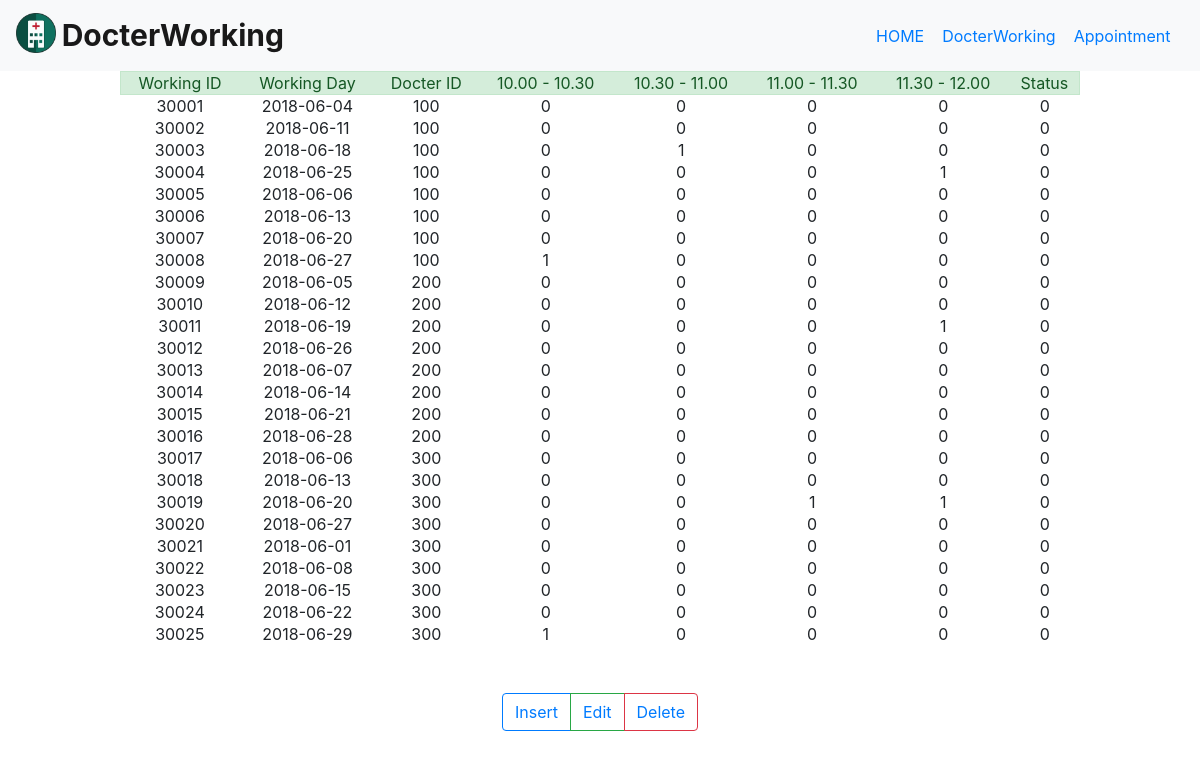
Screenshot of /Appoinement/manageDocterWorking.php with the database file from the repository.
### tables this page shows
CREATE TABLE `docterworking` (
  `docterWorking_id` int(5) NOT NULL,
  `docterWorking_day` varchar(50) NOT NULL,
  `docter_id` int(3) NOT NULL,
  `docterWorking_1000_1030` int(1) NOT NULL,
  `docterWorking_1030_1100` int(1) NOT NULL,
  `docterWorking_1100_1130` int(1) NOT NULL,
  `docterWorking_1130_1200` int(1) NOT NULL,
  `docterWorking_status` int(1) NOT NULL
);

### Appoinement/manageDocterWorking.php (the view, shortened to what this page needs)
<html>
<head>
<link rel="stylesheet" href="https://stackpath.bootstrapcdn.com/bootstrap/4.1.0/css/bootstrap.min.css">
</head>
<body>
  <nav class="navbar navbar-light bg-light">
    <a class="navbar-brand" href="#">
      <img src="logo app.png" width="40" height="40" class="d-inline-block align-top" alt="">
    <b style="font-size:30px;">DocterWorking</b>
    <div align="right">
    <a href="home.php">HOME&nbsp;&nbsp;&nbsp;</a>
    <a href="manageDocterWorking.php">DocterWorking&nbsp;&nbsp;&nbsp;</a>
    <a href="manageAppointment.php">Appointment&nbsp;&nbsp;&nbsp;</a>
    </div>
    </a>
  </nav>
  <?php
  $servername = "localhost";
  $username = "root";
  $password = "";
  $dbname = "appointment";
  $conn = new mysqli($servername, $username, $password,$dbname);
  $sql = "SELECT * FROM docterworking";
  $result = mysqli_query($conn, $sql);
if (mysqli_num_rows($result) > 0) {
    echo "<center><table style='width:80%'>";
    echo "<tr class='alert alert-success'>";
    echo "<td> Working ID </td>";
    echo "<td> Working Day </td>";
    echo "<td> Docter ID </td>";
    echo "<td> 10.00 - 10.30 </td>";
    echo "<td> 10.30 - 11.00 </td>";
    echo "<td> 11.00 - 11.30 </td>";
    echo "<td> 11.30 - 12.00 </td>";
    echo "<td> Status </td>";
    echo "</tr>";
    while($row = mysqli_fetch_assoc($result)) {
      echo "<tr>";
      echo "<td>".$row["docterWorking_id"]."</td>";
      echo "<td>".$row["docterWorking_day"]."</td>";
      echo "<td>".$row["docter_id"]."</td>";
      echo "<td>".$row["docterWorking_1000_1030"]."</td>";
      echo "<td>".$row["docterWorking_1030_1100"]."</td>";
      echo "<td>".$row["docterWorking_1100_1130"]."</td>";
      echo "<td>".$row["docterWorking_1130_1200"]."</td>";
      echo "<td>".$row["docterWorking_status"]."</td>";
      echo "</tr>";
    }
      echo "</table></center>";
    } else {
      echo "Select Data failed !!!!!!";
    }
  ?>
  <br><br>
  <center>
    <div class="btn-group" role="group" aria-label="Basic example">
      <button type="button" class="btn btn-outline-primary"><a href="insertDocterWorking.php">Insert</a></button>
      <button type="button" class="btn btn-outline-success"><a href="editDocterWorking.php">Edit</a></button>
      <button type="button" class="btn btn-outline-danger"><a href="deleteDocterWorking.php">Delete</a></button>
    </div>
  </center>
<br>
</body>
</html>

### Appoinement/manageDocterWorking.php (style rules this page uses)
table, tr, td { text-align: center; }

### rows the page displays
docterworking: docterWorking_id "30001", docterWorking_day "2018-06-04", docter "100", docterWorking_1000_1030 "0", docterWorking_1030_1100 "0", docterWorking_1100_1130 "0", docterWorking_1130_1200 "0", docterWorking_status "0"
docterworking: docterWorking_id "30002", docterWorking_day "2018-06-11", docter "100", docterWorking_1000_1030 "0", docterWorking_1030_1100 "0", docterWorking_1100_1130 "0", docterWorking_1130_1200 "0", docterWorking_status "0"
docterworking: docterWorking_id "30003", docterWorking_day "2018-06-18", docter "100", docterWorking_1000_1030 "0", docterWorking_1030_1100 "1", docterWorking_1100_1130 "0", docterWorking_1130_1200 "0", docterWorking_status "0"
docterworking: docterWorking_id "30004", docterWorking_day "2018-06-25", docter "100", docterWorking_1000_1030 "0", docterWorking_1030_1100 "0", docterWorking_1100_1130 "0", docterWorking_1130_1200 "1", docterWorking_status "0"
docterworking: docterWorking_id "30005", docterWorking_day "2018-06-06", docter "100", docterWorking_1000_1030 "0", docterWorking_1030_1100 "0", docterWorking_1100_1130 "0", docterWorking_1130_1200 "0", docterWorking_status "0"
docterworking: docterWorking_id "30006", docterWorking_day "2018-06-13", docter "100", docterWorking_1000_1030 "0", docterWorking_1030_1100 "0", docterWorking_1100_1130 "0", docterWorking_1130_1200 "0", docterWorking_status "0"
docterworking: docterWorking_id "30007", docterWorking_day "2018-06-20", docter "100", docterWorking_1000_1030 "0", docterWorking_1030_1100 "0", docterWorking_1100_1130 "0", docterWorking_1130_1200 "0", docterWorking_status "0"
docterworking: docterWorking_id "30008", docterWorking_day "2018-06-27", docter "100", docterWorking_1000_1030 "1", docterWorking_1030_1100 "0", docterWorking_1100_1130 "0", docterWorking_1130_1200 "0", docterWorking_status "0"
docterworking: docterWorking_id "30009", docterWorking_day "2018-06-05", docter "200", docterWorking_1000_1030 "0", docterWorking_1030_1100 "0", docterWorking_1100_1130 "0", docterWorking_1130_1200 "0", docterWorking_status "0"
docterworking: docterWorking_id "30010", docterWorking_day "2018-06-12", docter "200", docterWorking_1000_1030 "0", docterWorking_1030_1100 "0", docterWorking_1100_1130 "0", docterWorking_1130_1200 "0", docterWorking_status "0"
docterworking: docterWorking_id "30011", docterWorking_day "2018-06-19", docter "200", docterWorking_1000_1030 "0", docterWorking_1030_1100 "0", docterWorking_1100_1130 "0", docterWorking_1130_1200 "1", docterWorking_status "0"
docterworking: docterWorking_id "30012", docterWorking_day "2018-06-26", docter "200", docterWorking_1000_1030 "0", docterWorking_1030_1100 "0", docterWorking_1100_1130 "0", docterWorking_1130_1200 "0", docterWorking_status "0"
docterworking: docterWorking_id "30013", docterWorking_day "2018-06-07", docter "200", docterWorking_1000_1030 "0", docterWorking_1030_1100 "0", docterWorking_1100_1130 "0", docterWorking_1130_1200 "0", docterWorking_status "0"
docterworking: docterWorking_id "30014", docterWorking_day "2018-06-14", docter "200", docterWorking_1000_1030 "0", docterWorking_1030_1100 "0", docterWorking_1100_1130 "0", docterWorking_1130_1200 "0", docterWorking_status "0"
docterworking: docterWorking_id "30015", docterWorking_day "2018-06-21", docter "200", docterWorking_1000_1030 "0", docterWorking_1030_1100 "0", docterWorking_1100_1130 "0", docterWorking_1130_1200 "0", docterWorking_status "0"
docterworking: docterWorking_id "30016", docterWorking_day "2018-06-28", docter "200", docterWorking_1000_1030 "0", docterWorking_1030_1100 "0", docterWorking_1100_1130 "0", docterWorking_1130_1200 "0", docterWorking_status "0"
docterworking: docterWorking_id "30017", docterWorking_day "2018-06-06", docter "300", docterWorking_1000_1030 "0", docterWorking_1030_1100 "0", docterWorking_1100_1130 "0", docterWorking_1130_1200 "0", docterWorking_status "0"
docterworking: docterWorking_id "30018", docterWorking_day "2018-06-13", docter "300", docterWorking_1000_1030 "0", docterWorking_1030_1100 "0", docterWorking_1100_1130 "0", docterWorking_1130_1200 "0", docterWorking_status "0"
docterworking: docterWorking_id "30019", docterWorking_day "2018-06-20", docter "300", docterWorking_1000_1030 "0", docterWorking_1030_1100 "0", docterWorking_1100_1130 "1", docterWorking_1130_1200 "1", docterWorking_status "0"
docterworking: docterWorking_id "30020", docterWorking_day "2018-06-27", docter "300", docterWorking_1000_1030 "0", docterWorking_1030_1100 "0", docterWorking_1100_1130 "0", docterWorking_1130_1200 "0", docterWorking_status "0"
docterworking: docterWorking_id "30021", docterWorking_day "2018-06-01", docter "300", docterWorking_1000_1030 "0", docterWorking_1030_1100 "0", docterWorking_1100_1130 "0", docterWorking_1130_1200 "0", docterWorking_status "0"
docterworking: docterWorking_id "30022", docterWorking_day "2018-06-08", docter "300", docterWorking_1000_1030 "0", docterWorking_1030_1100 "0", docterWorking_1100_1130 "0", docterWorking_1130_1200 "0", docterWorking_status "0"
docterworking: docterWorking_id "30023", docterWorking_day "2018-06-15", docter "300", docterWorking_1000_1030 "0", docterWorking_1030_1100 "0", docterWorking_1100_1130 "0", docterWorking_1130_1200 "0", docterWorking_status "0"
docterworking: docterWorking_id "30024", docterWorking_day "2018-06-22", docter "300", docterWorking_1000_1030 "0", docterWorking_1030_1100 "0", docterWorking_1100_1130 "0", docterWorking_1130_1200 "0", docterWorking_status "0"
docterworking: docterWorking_id "30025", docterWorking_day "2018-06-29", docter "300", docterWorking_1000_1030 "1", docterWorking_1030_1100 "0", docterWorking_1100_1130 "0", docterWorking_1130_1200 "0", docterWorking_status "0"
